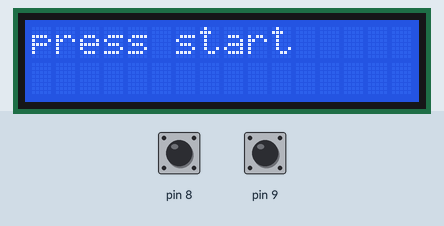
The sketch below on a simulated Arduino Uno, built with avr-gcc and run on an emulated ATmega328P. Parts: 16×2 character LCD. The test bench sets the inputs (shaded band); at power-on: pin 8 HIGH, pin 9 HIGH. What the sketch prints to the serial monitor is not drawn.

Above: at 1.2 s.
1.3 s: pin 8 pulled LOW for 0.15 s
At 1.36 s:
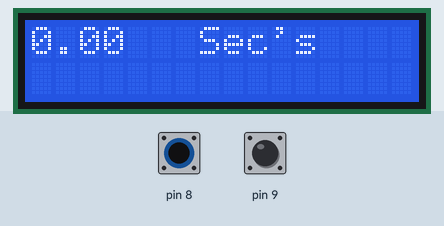
3.1 s: pin 9 pulled LOW for 0.15 s
4.7 s: pin 8 pulled LOW for 1 s
At 5.03 s:
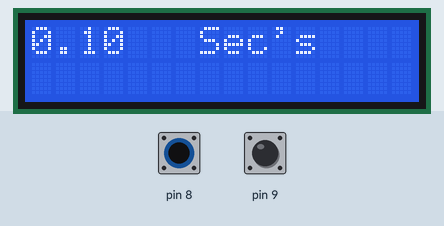
7.2 s: pin 8 driven LOW and pin 9 driven LOW
At 7.44 s:
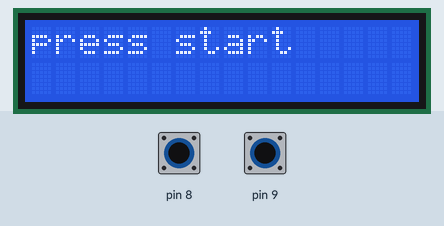
10.2 s: pin 9 driven HIGH
At 10.55 s:
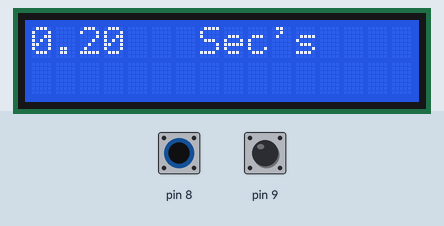

Measured:
- after the input at 1.3 s, the display: changes at once (image 1)
- after the input at 3.1 s, every drawn part: stays the same
- after the input at 4.7 s, the display: first changes after 0.07 s (image 2 shows a later state)
- after the input at 7.2 s, the display: changes at once (image 3)
- after the input at 10.2 s, the display: first changes after 0.10 s (image 4 shows a later state)
- what the display in image 3 shows lasts 0.5 s, from 7.2 s to 7.7 s

The sketch:

stopwatch_arduino.ino
```cpp
/*
 This sketch prints "Electronics for Enigneer" to the LCD and uses the
 scrollDisplayLeft() and scrollDisplayRight() methods to scroll
 the text.

  The circuit:
 * LCD RS pin to digital pin 12
 * LCD Enable pin to digital pin 11
 * LCD D4 pin to digital pin 5
 * LCD D5 pin to digital pin 4
 * LCD D6 pin to digital pin 3
 * LCD D7 pin to digital pin 2
 * LCD R/W pin to ground
 * 10K resistor:
 * ends to +5V and ground
 * wiper to LCD VO pin (pin 3)
*/


#include <LiquidCrystal.h>
const int rs = 12, en = 11, d4 = 5, d5 = 4, d6 = 3, d7 = 2;
LiquidCrystal lcd(rs, en, d4, d5, d6, d7);

void setup() {
  // set up the LCD's number of columns and rows:
  lcd.begin(16, 2);
  lcd.clear();
  Serial.begin(9600);

pinMode(8, INPUT);
digitalWrite(8, HIGH);
pinMode(9, INPUT);
digitalWrite(9, HIGH);
}
double i = 0;
double a = millis();
double c ;

void loop() {

  lcd.clear();
lcd.print("press start");
delay(100);

if(digitalRead(8) == LOW)
{

lcd.clear();
a = millis();
while(digitalRead(9) == HIGH)
{

c = millis();
i = (c - a) / 1000;
lcd.print(i);
lcd.setCursor(7,0);
lcd.print("Sec's");
lcd.setCursor(0,0);
Serial.println(i);
Serial.println("......");
delay(100);
}

if(digitalRead(9) == LOW)
{
while(digitalRead(8) == HIGH)
{
lcd.setCursor(0,0);
lcd.print(i);
lcd.setCursor(11,0);
lcd.print("");
lcd.setCursor(0,0);
delay(100);
}
}
}
}
```
